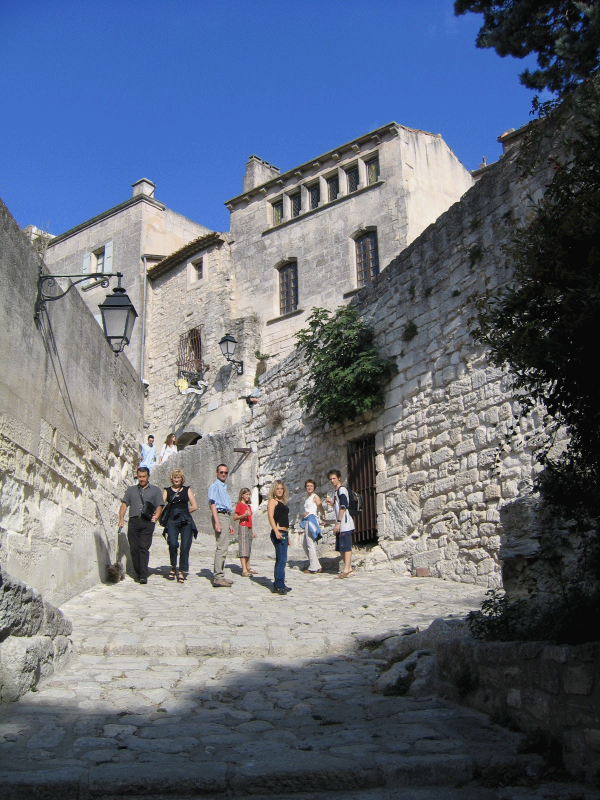
%> input picture komputerowePrzetwarzanieObrazu/zaj8/Beaux.bmp, 1200 x 1600 px (shown at 1/2 size)
$ octave zaj8.7.m   (GNU Octave 9; MATLAB toolbox functions it lacks are replaced by stand-ins)
%> lines starting %> are read from the running program, lines starting %| are printed output that depends on the picture
[L1a,map1a] = imread('Beaux.bmp');
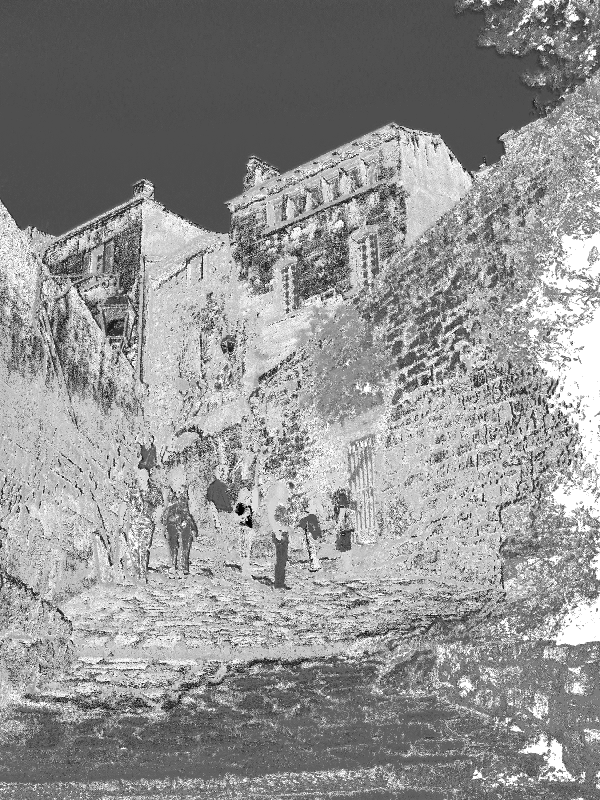
%> L1a: size 1600x1200 uint8 (shown at 1/2 size); min 0, max 255, mean 145.3
%> map1a = 256 rows, first 12: [0.486 0.098 0.102; 0.671 0.467 0.471; 0.82 0.2 0.216; 0.682 0.18 0.192; 0.922 0.659 0.667; 0.973 0.776 0.784; 0.659 0.529 0.533; 0.871 0.31 0.361; 0.69 0.255 0.29; 0.851 0.22 0.282; 0.753 0.318 0.365; 0.784 0.533 0.596]
L1a=ind2gray(L1a,map1a);
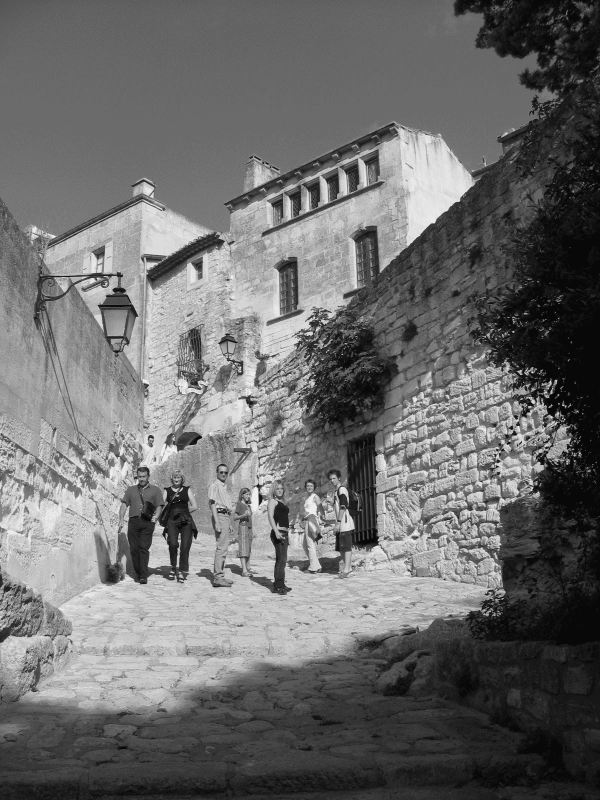
%> L1a: size 1600x1200 single (shown at 1/2 size); min 0.0314, max 0.958, mean 0.424
L1a=L1a(201:650,101:700);
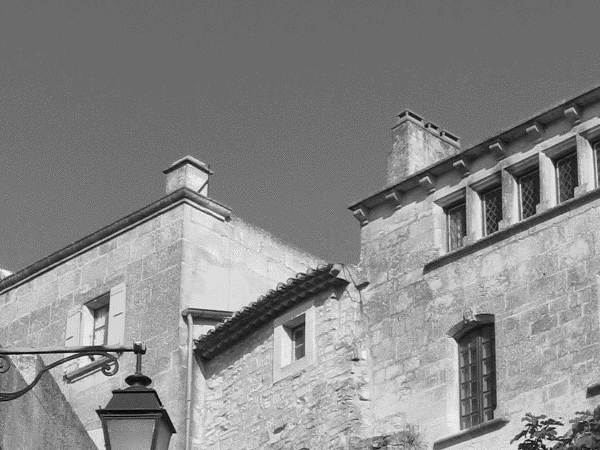
%> L1a: size 450x600 single; min 0.0314, max 0.958, mean 0.536
[L1b,map1b] = imread('drzewo.bmp');
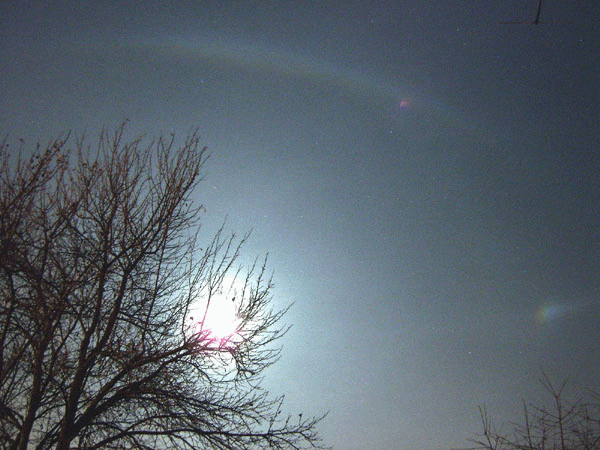
%> input picture komputerowePrzetwarzanieObrazu/zaj8/drzewo.bmp, 600 x 450 px
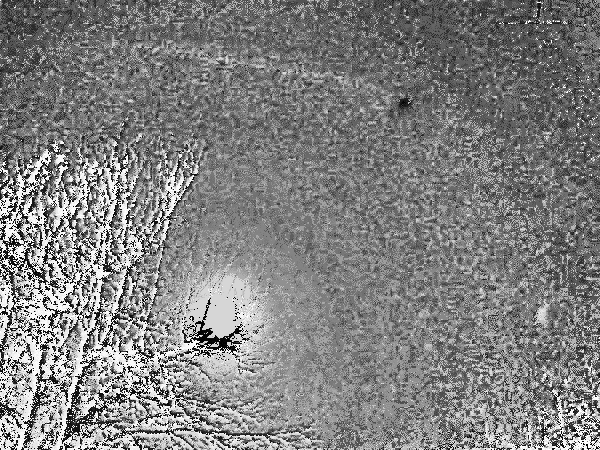
%> L1b: size 450x600 uint8; min 0, max 255, mean 128.6
%> map1b = 256 rows, first 12: [0.749 0.522 0.596; 0.58 0.349 0.451; 0.882 0.569 0.722; 0.784 0.694 0.737; 0.925 0.843 0.882; 0.757 0.42 0.592; 0.161 0.153 0.157; 0.588 0.455 0.529; 0.925 0.714 0.835; 0.694 0.545 0.639; 0.753 0.612 0.698; 0.98 0.894 0.953]
L1b=ind2gray(L1b,map1b);
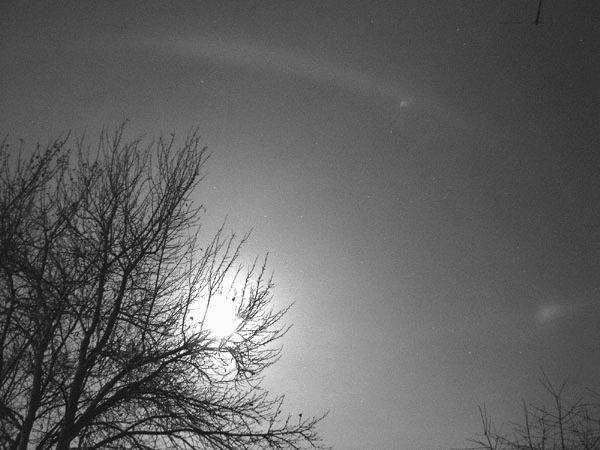
%> L1b: size 450x600 single; min 0.0822, max 0.985, mean 0.39
figure
[w k] = size(L1a)
%> w = 450; k = 600
%> (the run ends here)
